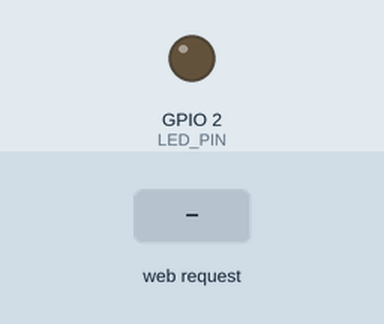
This sketch was run on a simulated ESP32. Shown: output pins drawn as LEDs (lit = HIGH). The inputs (shaded band) are chosen by the test bench. WiFi joins after 1.5 s; servers stay silent unless stated; what the sketch prints to the serial monitor is not drawn.

Above: at 2.7 s.
2.8 s: HTTP request GET /toggle received
At 4.1 s:
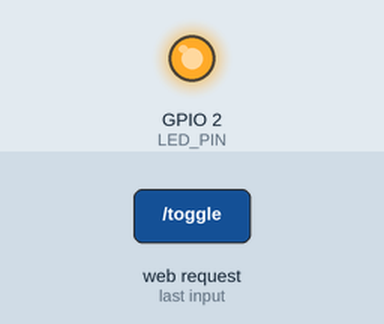
Timing chart, 0 to 5.8 s (numbered marks = the images above; inputs shaded):
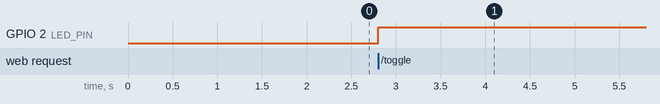

The sketch:

ESP32_webdashboard.ino
```cpp
/*
  ESP32 Web Dashboard
  Features:
  - Live Temperature & Humidity
  - LED ON/OFF Control
*/

#include <WiFi.h>
#include <WebServer.h>
#include <DHT.h>

#define DHTPIN 4
#define DHTTYPE DHT11

#define LED_PIN 2

const char* ssid = "YOUR_WIFI_NAME";
const char* password = "YOUR_WIFI_PASSWORD";

WebServer server(80);
DHT dht(DHTPIN, DHTTYPE);

bool ledState = false;

String webpage()
{
  float t = dht.readTemperature();
  float h = dht.readHumidity();

  String page = R"rawliteral(
<!DOCTYPE html>
<html>
<head>
<title>ESP32 Dashboard</title>

<meta name="viewport" content="width=device-width, initial-scale=1">

<style>

body{
font-family:Arial;
background:#f2f2f2;
text-align:center;
margin-top:40px;
}

.card{
background:white;
padding:20px;
margin:auto;
width:300px;
border-radius:10px;
box-shadow:0 0 10px gray;
}

button{
padding:12px 25px;
font-size:18px;
margin:10px;
cursor:pointer;
}

</style>

<script>

function refreshData(){

fetch("/data")
.then(response=>response.json())
.then(data=>{

document.getElementById("temp").innerHTML=data.temp+" °C";
document.getElementById("hum").innerHTML=data.hum+" %";

});

}

setInterval(refreshData,2000);

</script>

</head>

<body onload="refreshData()">

<div class="card">

<h2>ESP32 Web Dashboard</h2>

<h3>Temperature</h3>
<p id="temp">--</p>

<h3>Humidity</h3>
<p id="hum">--</p>

<button onclick="location.href='/toggle'">
Toggle LED
</button>

</div>

</body>
</html>

)rawliteral";

  return page;
}

void handleRoot()
{
  server.send(200,"text/html",webpage());
}

void handleData()
{
  float t=dht.readTemperature();
  float h=dht.readHumidity();

  String json="{\"temp\":\""+String(t,1)+"\",\"hum\":\""+String(h,1)+"\"}";

  server.send(200,"application/json",json);
}

void handleToggle()
{
  ledState=!ledState;

  digitalWrite(LED_PIN,ledState);

  server.sendHeader("Location","/");
  server.send(303);
}

void setup()
{
  Serial.begin(115200);

  pinMode(LED_PIN,OUTPUT);

  dht.begin();

  WiFi.begin(ssid,password);

  Serial.print("Connecting");

  while(WiFi.status()!=WL_CONNECTED)
  {
    delay(500);
    Serial.print(".");
  }

  Serial.println();

  Serial.println(WiFi.localIP());

  server.on("/",handleRoot);
  server.on("/data",handleData);
  server.on("/toggle",handleToggle);

  server.begin();

  Serial.println("Web Server Started");
}

void loop()
{
  server.handleClient();
}
```

Measured:
- after the input at 2.8 s, GPIO 2 (LED_PIN): LOW → HIGH at once
